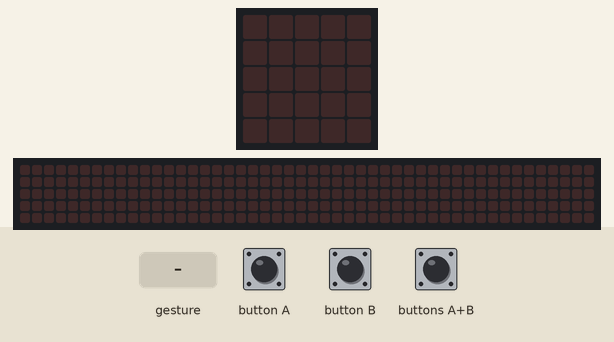
This program was run on a simulated BBC micro:bit (MakeCode). On the bench: the board's 5×5 LED display, a strip that is not on the board, showing the scrolling text unrolled. The inputs (shaded band) are chosen by the test bench. Random numbers come from a fixed seed; a tilt is held for 1.5 s and a shake lasts 1 s, then the board lies face up again; the 48×5 strip is a reading aid, not a part: it shows the text the display is scrolling, unrolled, one strip-width of it at a time.

Above: at 1.2 s.
1.3 s: buttons A+B pressed for 0.15 s
At 3.92 s:
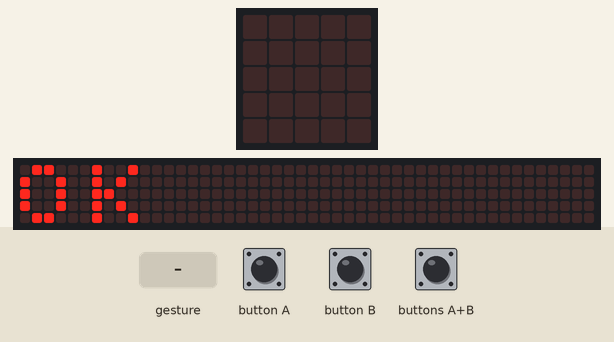
4.3 s: button A pressed for 0.15 s
At 7.1 s:
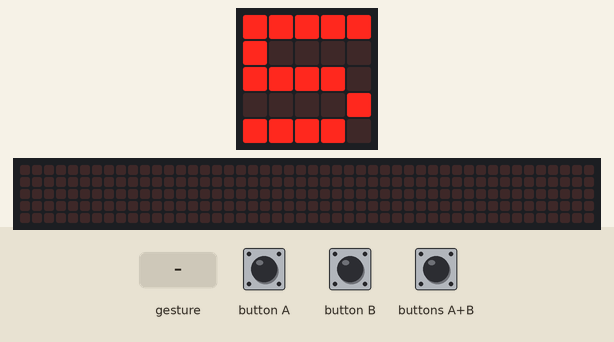
7.4 s: buttons A+B pressed for 1 s
At 9.6 s:
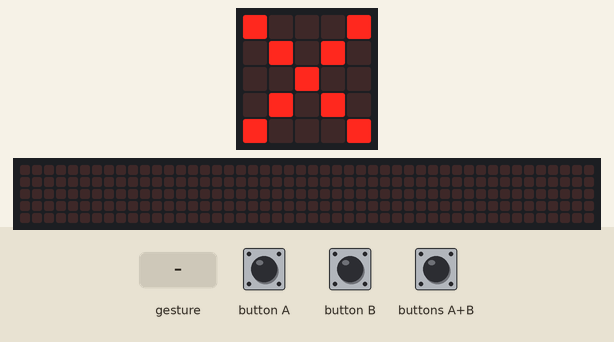
9.9 s: button B pressed for 0.15 s
At 11.2 s:
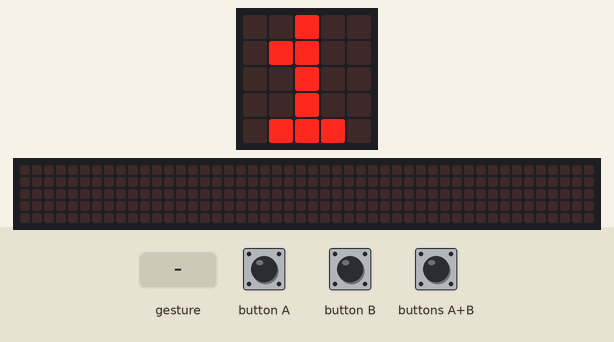
11.5 s: gesture 'shake'
At 12.1 s:
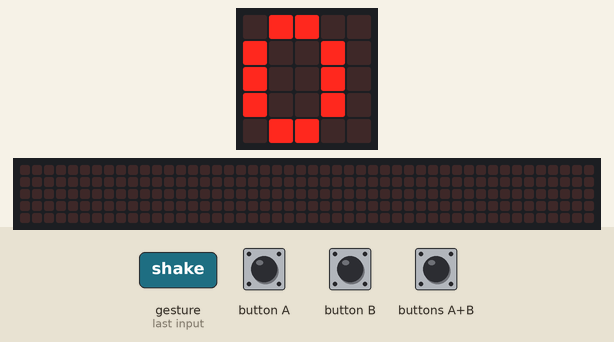
13.2 s: button A pressed for 0.15 s
At 14.7 s:
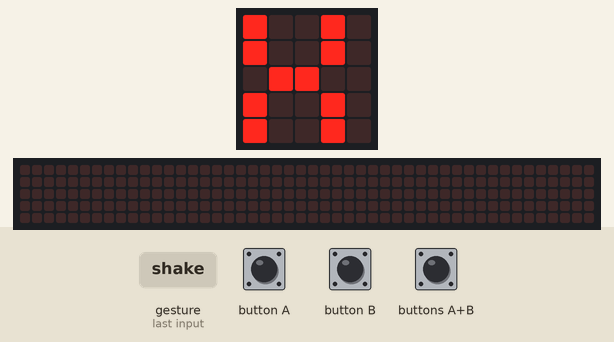
Timing chart, 0 to 16.2 s (numbered marks = the images above; inputs shaded):
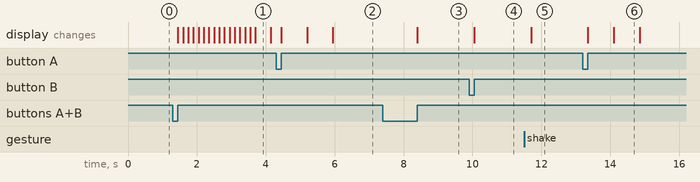

Measured:
- after the input at 1.3 s, the display: changes after 0.15 s (image 1)
- after the input at 4.3 s, the display: first changes after 0.15 s (image 2 shows a later state)
- after the input at 7.4 s, the display: changes after 1.0 s (image 3)
- after the input at 9.9 s, the display: changes after 0.15 s (image 4)
- after the input at 11.5 s, the display: changes after 0.20 s (image 5)
- after the input at 13.2 s, the display: first changes after 0.15 s (image 6 shows a later state)
- what the display in image 1 shows lasts 0.5 s, from 3.7 s to 4.2 s

The program:

main.ts
```typescript
let Resposta = 0
let Numero1 = 0
let numero2 = 0
input.onButtonPressed(Button.A, function () {
    Resposta = 0
    Numero1 = randint(1, 5)
    numero2 = randint(1, 5)
    basic.showNumber(Numero1)
    basic.showString("X")
    basic.showNumber(numero2)
})
input.onGesture(Gesture.Shake, function () {
    Resposta = 0
    basic.showNumber(Resposta)
})
input.onButtonPressed(Button.AB, function () {
    if (Resposta == Numero1 * numero2) {
        basic.showString("OK")
    } else {
        basic.showLeds(`
            # . . . #
            . # . # .
            . . # . .
            . # . # .
            # . . . #
            `)
    }
})
input.onButtonPressed(Button.B, function () {
    Resposta += 1
    basic.showNumber(Resposta)
})
```

test.ts
```typescript
// os teses vão aqui; isto não será compilado quando este pacote for usado como extensão.
```
